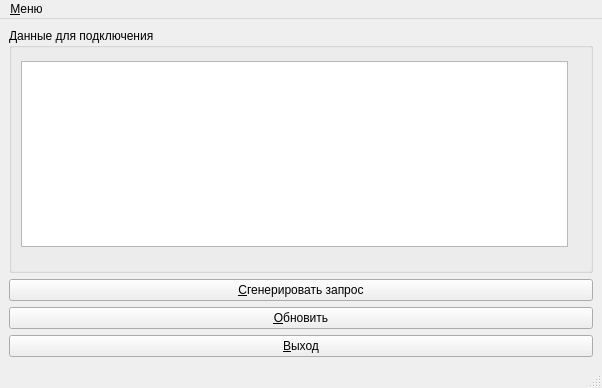
<?xml version="1.0" encoding="UTF-8"?>
<ui version="4.0">
 <class>MainWindow</class>
 <widget class="QMainWindow" name="MainWindow">
  <property name="geometry">
   <rect>
    <x>0</x>
    <y>0</y>
    <width>602</width>
    <height>388</height>
   </rect>
  </property>
  <property name="windowTitle">
   <string>MainWindow</string>
  </property>
  <widget class="QWidget" name="centralwidget">
   <layout class="QVBoxLayout" name="verticalLayout">
    <item>
     <widget class="QGroupBox" name="groupBox">
      <property name="title">
       <string>Данные для подключения</string>
      </property>
      <widget class="QTextEdit" name="txt_results">
       <property name="geometry">
        <rect>
         <x>12</x>
         <y>33</y>
         <width>547</width>
         <height>186</height>
        </rect>
       </property>
       <property name="sizePolicy">
        <sizepolicy hsizetype="Maximum" vsizetype="Maximum">
         <horstretch>0</horstretch>
         <verstretch>0</verstretch>
        </sizepolicy>
       </property>
       <property name="readOnly">
        <bool>true</bool>
       </property>
      </widget>
     </widget>
    </item>
    <item>
     <widget class="QPushButton" name="pb_generate">
      <property name="text">
       <string>&amp;Сгенерировать запрос</string>
      </property>
     </widget>
    </item>
    <item>
     <widget class="QPushButton" name="pb_update">
      <property name="text">
       <string>&amp;Обновить</string>
      </property>
     </widget>
    </item>
    <item>
     <widget class="QPushButton" name="pb_exit">
      <property name="text">
       <string>&amp;Выход</string>
      </property>
     </widget>
    </item>
   </layout>
  </widget>
  <widget class="QMenuBar" name="menubar">
   <property name="geometry">
    <rect>
     <x>0</x>
     <y>0</y>
     <width>602</width>
     <height>23</height>
    </rect>
   </property>
   <widget class="QMenu" name="menu">
    <property name="title">
     <string>&amp;Меню</string>
    </property>
    <addaction name="action"/>
    <addaction name="separator"/>
    <addaction name="actionAbout"/>
   </widget>
   <addaction name="menu"/>
  </widget>
  <widget class="QStatusBar" name="statusbar"/>
  <action name="action">
   <property name="text">
    <string>Выход</string>
   </property>
   <property name="toolTip">
    <string>Выйти из программы</string>
   </property>
  </action>
  <action name="actionAbout">
   <property name="text">
    <string>О программе</string>
   </property>
   <property name="toolTip">
    <string>Информация об авторе программы</string>
   </property>
  </action>
 </widget>
 <tabstops>
  <tabstop>pb_generate</tabstop>
  <tabstop>pb_update</tabstop>
  <tabstop>pb_exit</tabstop>
  <tabstop>txt_results</tabstop>
 </tabstops>
 <resources/>
 <connections/>
</ui>
